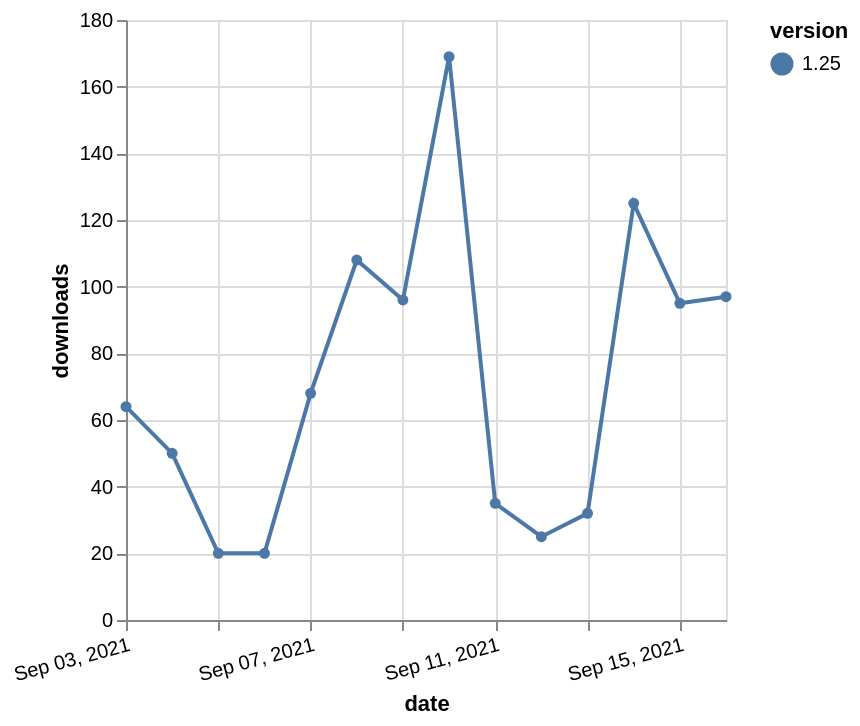

Describe this chart as a Vega-Lite specification.
### Vega-Lite specification from a JSON file in a GitHub repository (floating-point values rounded to 4 significant figures)
{"$schema": "https://vega.github.io/schema/vega-lite/v5.json", "description": "A simple bar chart with embedded data.", "data": {"values": [{"date": "2021-09-03", "total": 76057, "delta": 64, "version": "1.25"}, {"date": "2021-09-04", "total": 76107, "delta": 50, "version": "1.25"}, {"date": "2021-09-05", "total": 76127, "delta": 20, "version": "1.25"}, {"date": "2021-09-06", "total": 76147, "delta": 20, "version": "1.25"}, {"date": "2021-09-07", "total": 76215, "delta": 68, "version": "1.25"}, {"date": "2021-09-08", "total": 76323, "delta": 108, "version": "1.25"}, {"date": "2021-09-09", "total": 76419, "delta": 96, "version": "1.25"}, {"date": "2021-09-10", "total": 76588, "delta": 169, "version": "1.25"}, {"date": "2021-09-11", "total": 76623, "delta": 35, "version": "1.25"}, {"date": "2021-09-12", "total": 76648, "delta": 25, "version": "1.25"}, {"date": "2021-09-13", "total": 76680, "delta": 32, "version": "1.25"}, {"date": "2021-09-14", "total": 76805, "delta": 125, "version": "1.25"}, {"date": "2021-09-15", "total": 76900, "delta": 95, "version": "1.25"}, {"date": "2021-09-16", "total": 76997, "delta": 97, "version": "1.25"}]}, "width": "container", "mark": {"type": "line", "point": {"filled": true}}, "encoding": {"x": {"field": "date", "type": "temporal", "timeUnit": "yearmonthdate", "title": "date", "axis": {"labelAngle": -15}}, "y": {"field": "delta", "type": "quantitative", "title": "downloads"}, "color": {"field": "version", "type": "nominal"}, "tooltip": {"field": "delta"}}}
